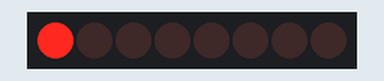
The sketch below on a simulated Arduino Uno, built with avr-gcc and run on an emulated ATmega328P. On the bench: 8 shift-register outputs drawn as a row of LEDs (first output left, lit = HIGH). Wiring (inferred from the names in the program): shift register (74HC595): data pin 7; shift clock pin 8; latch pin 9. Wiring (inferred from the signals the program sends): row of LEDs: on Q0, Q1, Q2, Q3, Q4, Q5, Q6, Q7.

Above: at 0.2 s.
At 1.2 s:
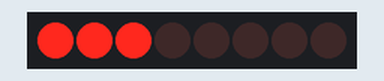
At 2.2 s:
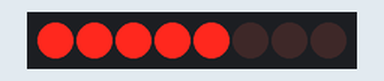
At 4.7 s:
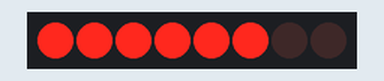
At 6.7 s:
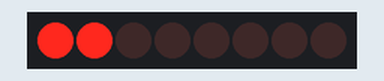
At 9.7 s:
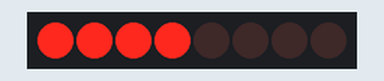
Timing chart, 0 to 10.4 s (numbered marks = the images above):
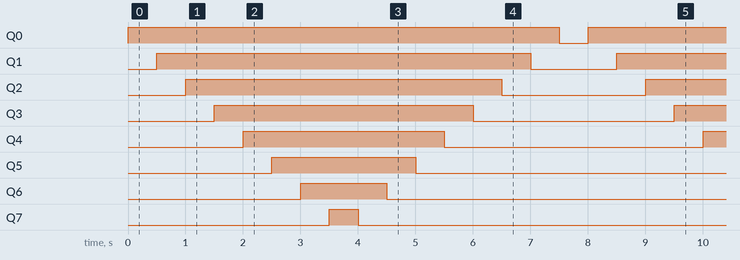

The sketch:

Ham_shift_out_da_fix.ino
```cpp
int latch_pin = 9; // Chan RCK (12): Khi có sườn dương của xung clock, chân RCK sẽ chốt dữ liệu, dược đẩy ra các chân OUTPUT tương ứng
int clock_pin = 8; // Chan SCK (11): Khi có 1 xung tích cực ở sườn dương từ 0 lên tới 1 thì 1 bit sẽ dịch chuyển  vào IC
int data_pin = 7; // Chan SDI(14):  lay dữ liệu (ví dụ:1 byte ), các bit đưa vào kiểu nối tiếp.

void setup()
{
  Serial.begin(9600);
  pinMode(latch_pin, OUTPUT);
  pinMode(clock_pin, OUTPUT);
  pinMode(data_pin, OUTPUT);
}

void shift_out_1_byte(int Led)
{
  digitalWrite(latch_pin, LOW); //Cac trang thai Led deu tat.
  shiftOut(data_pin, clock_pin, MSBFIRST, Led);
  digitalWrite(latch_pin, HIGH); //Chân Lach_pin sẽ chốt dữ liệu khi sườn từ 0 lên 1.
  digitalWrite(latch_pin, LOW); //Khi chốt xong sẽ phải hạ xuống mức LOW, sau 8 bit sẽ chốt 1 lần.
  /* Chan latch_pin la chan RCK duoc noi chung voi chan OE la chan cua IC 595 ,
  chan RCK lay du lieu  khi suon tu 0 len 1. con chan OE cho phep IC hoat dong o suon am*/
}

int led_on = 1; // Trang thai led bat
int led_off = 0; //  Trang thai led tat
int output = 0x00;
int phep_dich = 0x01;
int phep_and = 0x01;
void set_led(int led, int sta)
{
  if(sta == led_on)
  {
    output = output | ( phep_dich << led );
    shift_out_1_byte(output);
    //phep_or = 0x01;
  }
  else
  {
    output = output & ~_BV(led);
    shift_out_1_byte(output);
    //phep_and = 0x01;
  }
}

void loop()
{
//  set_led(3,led_on);
//  set_led(2,led_on);
//  set_led(1,led_on);
//  delay(100);
//  set_led(3,led_off);
//  set_led(2,led_off);
//  set_led(1,led_off);
//  delay(100);
    for(int i = 0; i <= 7; i++)
    {
      set_led(i, led_on);
      delay(500);
    }
    for(int i = 7; i>= 0; i--)
    {
      set_led(i, led_off);
      delay(500);
    }
}
```

Measured:
- by itself, Q0: alternates HIGH for 7.5 s and LOW for 0.50 s
- by itself, Q1: alternates HIGH for 6.5 s and LOW for 1.5 s
- by itself, Q2: alternates HIGH for 5.5 s and LOW for 2.5 s
- by itself, Q3: alternates HIGH for 4.5 s and LOW for 3.5 s
- by itself, Q4: alternates HIGH for 3.5 s and LOW for 4.5 s
- by itself, Q5: alternates HIGH for 2.5 s and LOW for 5.5 s
- by itself, Q6: alternates HIGH for 1.5 s and LOW for 6.5 s
- by itself, Q7: alternates HIGH for 0.50 s and LOW for 7.5 s
